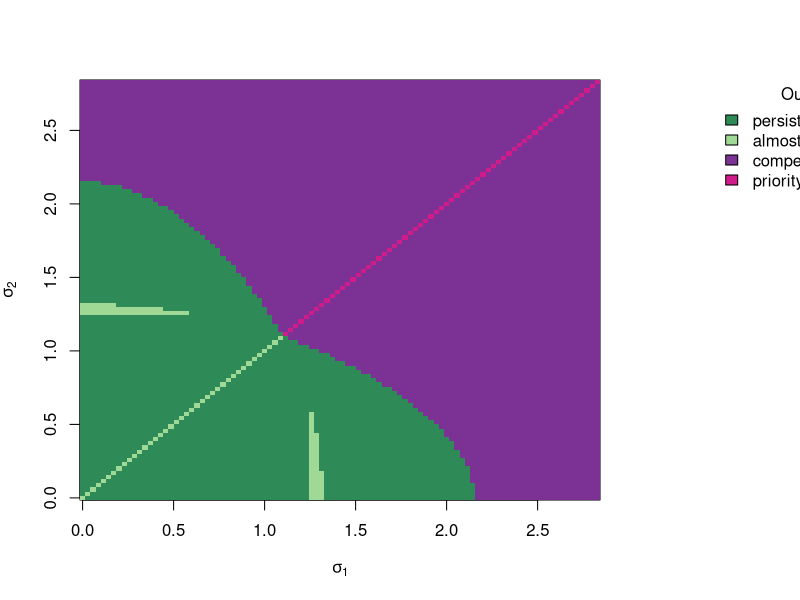

This chart was generated by the following R code:
# Manuscript Figure 6 
# coexistence outcomes

## -----------------------------------------------------------
## 1.  Parameter values (unchanged) ---------------------------
## -----------------------------------------------------------
w       <- 1
theta1  <- 8
theta2  <- 8
K1      <- 1
K2      <- 1
sigma1  <- 2.5
sigma2  <- 2.5

## -----------------------------------------------------------
## 2.  Helper functions -------------------
## -----------------------------------------------------------
g1 <- 1/theta1
g2 <- 1/theta2

frontL.ineq <- function(pars){
  with(pars, {
    V1     <- sigma1^2
    V2     <- sigma2^2
    Omega  <- sqrt(w^2 + V1 + V2)
    Omega1 <- sqrt(w^2 + 2*V1)
    g1     <- 1/theta1
    g2     <- 1/theta2
    g1*(V1 + (2*Omega^3)/Omega1)  # z.  (species 1 invades)
  })
}

backL.ineq <- function(pars){
  with(pars, {
    V1     <- sigma1^2
    V2     <- sigma2^2
    Omega  <- sqrt(w^2 + V1 + V2)
    Omega2 <- sqrt(w^2 + 2*V2)
    g2     <- 1/theta2
    g2*(V2 + (2*Omega^3)/Omega2)  # z.  (species 2 invades)
  })
}

fitness.z1 <- function(z1, pars){
  with(pars, {
    V1  <- sigma1^2
    V2  <- sigma2^2
    g1  <- 1/theta1
    g2  <- 1/theta2
    Omega  <- sqrt(w^2 + V1 + V2)
    Omega1 <- sqrt(w^2 + 2*V1)
    Omega2 <- sqrt(w^2 + 2*V2)
    n.EQ2  <- (Omega2/w)*(K2 - g2*V2)
    f1   <- K1 - g1*(z1^2 + V1)
    alpha11    <- w/Omega1^2
    alpha.inter<- (w/Omega)*exp(-(z1^2)/(2*Omega^2))
    f1 - alpha11*0 - alpha.inter*n.EQ2
  })
}

fitness.z2 <- function(z2, pars){
  with(pars, {
    V1  <- sigma1^2
    V2  <- sigma2^2
    g1  <- 1/theta1
    g2  <- 1/theta2
    Omega  <- sqrt(w^2 + V1 + V2)
    Omega1 <- sqrt(w^2 + 2*V1)
    Omega2 <- sqrt(w^2 + 2*V2)
    n.EQ1  <- (Omega1/w)*(K1 - g1*V1)
    f2   <- K2 - g2*(z2^2 + V2)
    alpha22    <- w/Omega2^2
    alpha.inter<- (w/Omega)*exp(-(z2^2)/(2*Omega^2))
    f2 - alpha22*0 - alpha.inter*n.EQ1
  })
}

zEQ1.function <- function(pars){
  with(pars, {
    V1  <- sigma1^2
    V2  <- sigma2^2
    Omega  <- sqrt(w^2 + V1 + V2)
    Omega2 <- sqrt(w^2 + 2*V2)
    g1  <- 1/theta1
    g2  <- 1/theta2
    -Omega*sqrt(-2*log( ((2*g1*Omega^3)/Omega2)/(K2 - g2*V2) ))
  })
}

zEQ2.function <- function(pars){
  with(pars, {
    V1  <- sigma1^2
    V2  <- sigma2^2
    Omega  <- sqrt(w^2 + V1 + V2)
    Omega1 <- sqrt(w^2 + 2*V1)
    g1  <- 1/theta1
    g2  <- 1/theta2
    -Omega*sqrt(-2*log( ((2*g2*Omega^3)/Omega1)/(K1 - g1*V1) ))
  })
}

## -----------------------------------------------------------
## 0.   Numerical helper -------------------------------------
## -----------------------------------------------------------
tol           <- 1e-8                     # <<–  adjust once here
is_pos <- function(x, eps = tol) ifelse(is.na(x), 0L, ifelse(x > eps, 1L, 0L))

## -----------------------------------------------------------
## 3.  Create sigma grids and classify scenarios -------------
## -----------------------------------------------------------
## -----------------------------------------------------------
## 3.  Create sigma grids and classify scenarios -------------
## -----------------------------------------------------------
tol    <- 1e-8                                       # single knob
is_pos <- function(x, eps = tol) as.integer(!is.na(x) & x > eps)

# choose the cells you want to watch   (1-based indices)
watch <- list(c(95, 95),c(3,3),c(4,4))
# add more, e.g.   watch <- list(c(95,95), c(12,27), c(83, 4))

dbg <- function(ii, jj, what, val) {
  for (p in watch) {                  # <-- refers to the global variable
    if (ii == p[1] && jj == p[2]) {
      msg <- if (is.numeric(val))
               sprintf("ii=%d jj=%d  %s = %.12g", ii, jj, what, val)
             else
               sprintf("ii=%d jj=%d  %s = %s",   ii, jj, what, val)
      message(msg)
    }
  }
}
n.         <- 100
maxsig1    <- sqrt(K1 * theta1)
maxsig2    <- sqrt(K2 * theta2)
sigma1.seq <- seq(0, maxsig1, length.out = n.)
sigma2.seq <- seq(0, maxsig2, length.out = n.)
scenario.mat <- matrix(NA_integer_, nrow = n., ncol = n.)

which.caseI          <- c("22","21","20","12","11","10","02","01","00")  # offset 0
which.caseII         <- c("21","20","11","10","01","00")                 # offset 9
which.caseII.reverse <- c("12","02","11","01","10","00")                 # offset 9
which.caseIII        <- c("11","10","01","00")                           # offset 15
caseIV               <- 20

for (ii in seq_len(n.)) {
  for (jj in seq_len(n.)) {

    pars <- list(w = w, K1 = K1, K2 = K2,
                 sigma1 = sigma1.seq[ii], sigma2 = sigma2.seq[jj],
                 theta1 = theta1, theta2 = theta2)

    frontOK <- frontL.ineq(pars) < K1
    backOK  <- backL.ineq(pars)  < K2

    ## -------------------------------------------------------
    ## CASE I  (both constraints satisfied)  — both move
    ## -------------------------------------------------------
    if (frontOK && backOK) {

      z1eq <- zEQ1.function(pars);  z2eq <- zEQ2.function(pars)
      if (!is.na(z1eq) && !is.na(z2eq)) {

        f1.0  <- fitness.z1(0,   pars);  dbg(ii,jj,"f1.0", f1.0)
        f1.eq <- fitness.z1(z1eq, pars); dbg(ii,jj,"f1.eq",f1.eq)
        f2.0  <- fitness.z2(0,   pars);  dbg(ii,jj,"f2.0", f2.0)
        f2.eq <- fitness.z2(z2eq, pars); dbg(ii,jj,"f2.eq",f2.eq)

        who.1 <- is_pos(f1.0)  + is_pos(f1.eq); dbg(ii,jj,"who.1",who.1)
        who.2 <- is_pos(f2.0)  + is_pos(f2.eq); dbg(ii,jj,"who.2",who.2)

        code  <- paste0(who.1, who.2);          dbg(ii,jj,"code", code)
        idx   <- match(code, which.caseI)
        scenario.mat[ii, jj] <-
          if (!is.na(idx)) idx else caseIV
        dbg(ii,jj,"scen", scenario.mat[ii,jj])
      }

    ## -------------------------------------------------------
    ## CASE II  (front< & back≥)  — only z₂ moves
    ## -------------------------------------------------------
    } else if (frontOK && !backOK) {

      z2eq <- zEQ2.function(pars)
      if (!is.na(z2eq)) {

        f1.0  <- fitness.z1(0, pars);           dbg(ii,jj,"f1.0", f1.0)
        f2.0  <- fitness.z2(0, pars);           dbg(ii,jj,"f2.0", f2.0)
        f2.eq <- fitness.z2(z2eq, pars);        dbg(ii,jj,"f2.eq",f2.eq)

        who.1 <- is_pos(f1.0);                  dbg(ii,jj,"who.1",who.1)
        who.2 <- is_pos(f2.0) + is_pos(f2.eq);  dbg(ii,jj,"who.2",who.2)

        code  <- paste0(who.1, who.2);          dbg(ii,jj,"code", code)
        idx   <- match(code, which.caseII.reverse)
        scenario.mat[ii, jj] <-
          if (!is.na(idx)) 9 + idx else caseIV
        dbg(ii,jj,"scen", scenario.mat[ii,jj])
      }

    ## -------------------------------------------------------
    ## CASE II  (front≥ & back<)  — only z₁ moves
    ## -------------------------------------------------------
    } else if (!frontOK && backOK) {

      z1eq <- zEQ1.function(pars)
      if (!is.na(z1eq)) {

        f1.0  <- fitness.z1(0, pars);           dbg(ii,jj,"f1.0", f1.0)
        f1.eq <- fitness.z1(z1eq, pars);        dbg(ii,jj,"f1.eq",f1.eq)
        f2.0  <- fitness.z2(0, pars);           dbg(ii,jj,"f2.0", f2.0)

        who.1 <- is_pos(f1.0) + is_pos(f1.eq);  dbg(ii,jj,"who.1",who.1)
        who.2 <- is_pos(f2.0);                  dbg(ii,jj,"who.2",who.2)

        code  <- paste0(who.1, who.2);          dbg(ii,jj,"code", code)
        idx   <- match(code, which.caseII)
        scenario.mat[ii, jj] <-
          if (!is.na(idx)) 9 + idx else caseIV
        dbg(ii,jj,"scen", scenario.mat[ii,jj])
      }

    ## -------------------------------------------------------
    ## CASE III (both constraints violated) — neither moves
    ## -------------------------------------------------------
    } else {

      f1.0 <- fitness.z1(0, pars);              dbg(ii,jj,"f1.0", f1.0)
      f2.0 <- fitness.z2(0, pars);              dbg(ii,jj,"f2.0", f2.0)

      who.1 <- is_pos(f1.0);                    dbg(ii,jj,"who.1",who.1)
      who.2 <- is_pos(f2.0);                    dbg(ii,jj,"who.2",who.2)

      code  <- paste0(who.1, who.2);            dbg(ii,jj,"code", code)
      idx   <- match(code, which.caseIII)
      scenario.mat[ii, jj] <-
        if (!is.na(idx)) 15 + idx else caseIV
      dbg(ii,jj,"scen", scenario.mat[ii,jj])
    }
  }
}

## -----------------------------------------------------------
## 4.  Outcome figure ------------------------
## -----------------------------------------------------------

outcome.cols <- c(
  "#2E8B57", "#2E8B57", "#7B3294", "#2E8B57", "#A0D995",
  "#C2A5CF", "#7B3294", "#C2A5CF", "#D01C8B",
  "#2E8B57", "#7B3294", "#A0D995", "#C2A5CF", "#7B3294",
  "#D01C8B", "#2E8B57", "#7B3294", "#7B3294", "#D01C8B", "white"
)

# unique legend entries
color_description_map <- c(
  "#2E8B57" = "persistence",
  "#A0D995" = "almost persistence",
  "#7B3294" = "competitive exclusion",
  "#C2A5CF" = "almost competitive exclusion",
  "#D01C8B" = "priority effect",
  "white"   = "fitness = 0"
)

all_cols   <- c(
  "#2E8B57",  # persistence
  "#A0D995",  # almost persistence
  "#7B3294",  # competitive exclusion
  "#C2A5CF",  # almost competitive exclusion
  "#D01C8B",  # priority effect
  "black"     # fitness = 0
)

present_cols <- intersect(all_cols, unique(outcome.cols[scenario.mat]))
legend_labs <- unname(color_description_map[present_cols])
breaks <- seq(0.5, 20.5, by = 1)

pdf("2spp_bifurcation_outcome_col_v3.pdf", width=6, height=5)

par(mfrow = c(1, 1), mar   = c(5, 4, 4, 10))
image(sigma1.seq, sigma2.seq, scenario.mat, col = outcome.cols,
      xlab = expression(sigma[1]), ylab = expression(sigma[2]),breaks=breaks)
legend("topright", inset = c(-.61,0),   legend = legend_labs,
  fill   = present_cols, bty = "n", xpd = TRUE, title = "Outcome")

dev.off()
